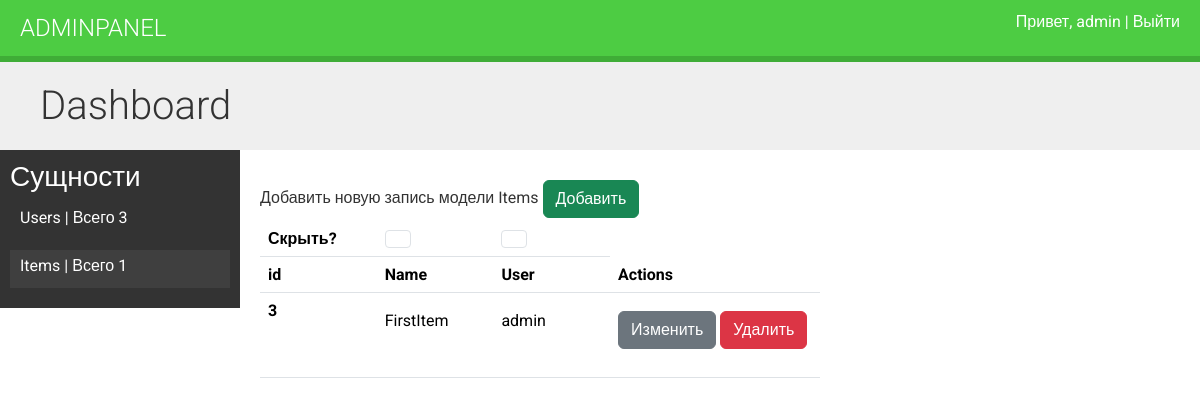
Before: /items/ (signed in) with the older database file.
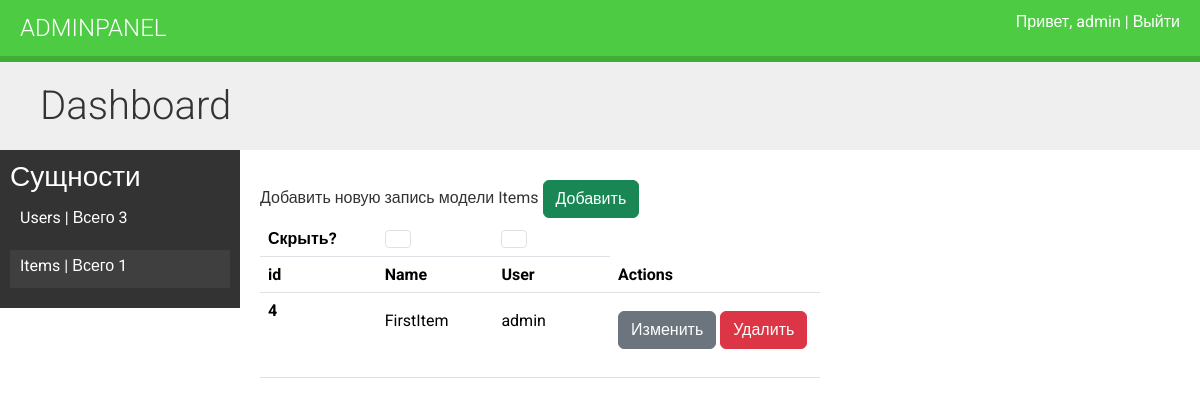
After: the same page with the newer database file.
### app/models.py (models this page shows, shortened)
class BaseModel(models.Model):
    created_at = models.DateTimeField(verbose_name='Время создания', auto_now_add=True)
    updated_at = models.DateTimeField(verbose_name='Время обновления', auto_now=True)
    class Meta:
        abstract = True

class CustomUser(AbstractUser, BaseModel):
    username = models.CharField(verbose_name='Логин', max_length=128, blank=False, null=False, unique=True)
    password = models.CharField(verbose_name="Пароль", max_length=128)
    last_login = ...
    first_name = ...
    last_name = ...
    date_joined = ...
    USERNAME_FIELD = "username"
    class Meta:
        db_table = 'users'

class Item(BaseModel):
    name = models.CharField(max_length=255, null=False, blank=False, verbose_name='Название')
    user = models.ForeignKey(CustomUser, on_delete=models.CASCADE, related_name='items', verbose_name='Пользователь', blank=True)

### app/item_views.py (the view)
# urls.py: path('items/', item_views.dashboard_items, name='items'),
@login_required
def dashboard_items(request):
    users, items = query_or_get_objects_from_cache()
    context = {
        'users': users,
        'items': items,
        'select': 'items'
    }
    return render(request, 'items.html', context=context)

### app/utils.py (called while the page is built)
def query_or_get_objects_from_cache() -> list[QuerySet]:
    users = cache.get('users')
    if not users:
        users = CustomUser.objects.all()
        cache.set('users', users)
    items = cache.get('items')
    if not items:
        items = Item.objects.all()
        cache.set('items', items)
    return [users, items]

### app/templates/items.html (shortened to what this page needs)
{% extends "dashboard.html" %}
{% block mainblock %}
<div class="module">
    Добавить новую запись модели Items
    <a href="{% url "app:create_item" %}" class="btn btn-success">Добавить</a>
    <table class="table">
        <thead>
            <tr>
              <th scope="col">Скрыть?</th>
              <th scope="col"><input class="form-check-input" onclick="toggleColumn('col1')" type="checkbox" value="" id="flexCheckDefault"></button></th>
              <th scope="col"><input class="form-check-input" onclick="toggleColumn('col2')" type="checkbox" value="" id="flexCheckDefault"></button></th>
            </tr>
          </thead>
        <thead>
          <tr>
            <th scope="col">id</th>
            <th scope="col" >Name</th>
            <th scope="col" >User</th>
            <th scope="col">Actions</th>
          </tr>
        </thead>
        <tbody>
            {% for item in items %}
            <tr>
                <th scope="row" class='fit'>{{item.id}}</th>
                <td class='fit'><p class='col1 fit' >{{item.name}}</p></td>
                <td class='fit'><p class='col2 fit' >
                    {% if item.user %}
                        {{item.user.username}}
                    {% else %}
                        Нет значений
                    {% endif %}
                </p>
                </td>
                <td class='fit'>
                    <p>
                        <a href="{% url "app:edit_item" item.id%}" class="btn btn-secondary">Изменить</a>
                        <a href="{% url "app:delete_item" item.id %}" class="btn btn-danger">Удалить</a>
                    </p>
                </td>
            </tr>
            {% endfor %}
</div>
{% endblock mainblock %}

### app/templates/dashboard.html (shortened to what this page needs)
{% extends "base.html" %}
{% load metaname %}
{% block content %}
<h1>Dashboard</h1>
<div class="contents">
    <h3>Сущности</h3>
    <ul id="modules">
        <li class={% if select == 'users' %}"selected"{% endif %} >
            <a href="{% url "app:users" %}">
                Users | Всего {{ users.count }}
            </a>
        </li>
        <li class={% if select == 'items' %}"selected"{% endif %} >
            <a href="{% url "app:items" %}">
                Items | Всего {{ items.count }}
            </a>
        </li>
    </ul>
</div>
<div class="module">{{text}}</div>
{% endblock %}

### app/templates/base.html (shortened to what this page needs)
{% load bootstrap5 %}
{% bootstrap_css %}
{% load static %}
<!DOCTYPE html>
<html>
<head>
<link href="{% static "css/base.css" %}" rel="stylesheet">
</head>
<body>
    <div id="header">
        <a href="/" class="logo">AdminPanel</a>
        <ul class="menu">
        {% if request.user.is_authenticated %}
        <li><a href="{% url "app:logout" %}">Привет, {{request.user.username}} | Выйти</a></li>
        {% else %}
            <li><a href="{% url "app:login" %}">Войти</a></li>
        {% endif %}
        </ul>
    </div>
    <div id="content">
        {% block content %}
        {% endblock %}
        {% block mainblock %}{% endblock mainblock %}
    </div>
</body>
</html>

### app/static/css/base.css (style rules this page uses)
body { margin:0; font-family:'Roboto', sans-serif; font-weight:400; color:#333; }
a { color:#3fad37; text-decoration:none; }
ul { float:left; }
h1, h2, h3, h4, h5, h6 { font-family:'Roboto', sans-serif; font-weight:300; }
h1 { background:#efefef; width:100%; overflow:auto; padding:20px 0 20px 40px; margin:0; }
.module { padding:10px 20px; float:left; width:600px; }
.module p { margin:10px 0 20px; width:100%; float:left; }
#header { background:#4dcc43; overflow:auto; padding:10px 20px; border-bottom:6px solid #3fad37; }
#header .logo { text-decoration:none; font-family:'Roboto', sans-serif; font-weight:300; text-transform:uppercase; font-size:24px; color:#fff; float:left; }
#header a { color:#fff; }
#header .menu { list-style:none; float:right; margin:0; padding:0; }
.contents { width:20%; padding:10px; float:left; background:#333; color: #fff; font-family:'Roboto', sans-serif; }
.contents ul { list-style:none; margin:0; padding:0; width:100%; }
.contents ul li { margin:0 0 10px 0; padding:4px 10px 10px; }
.contents ul li.selected { background:#3f3f3f; }
.contents ul a { display:block; color:#fff; text-decoration:none; }
input, select, textarea { border:1px solid #ccc; border-bottom:3px solid #ccc; padding:8px 12px; font-size:16px; font-family:'Roboto', sans-serif; float:left; clear:both; width:300px; }

### app/templates/items.html (style rules this page uses)
td.fit, th.fit { width: 20%; white-space: nowrap; }

Changed rows visible on the page:
removed Item: id "3", name "FirstItem", user.username "admin"
added Item: id "4", name "FirstItem", user.username "admin"
